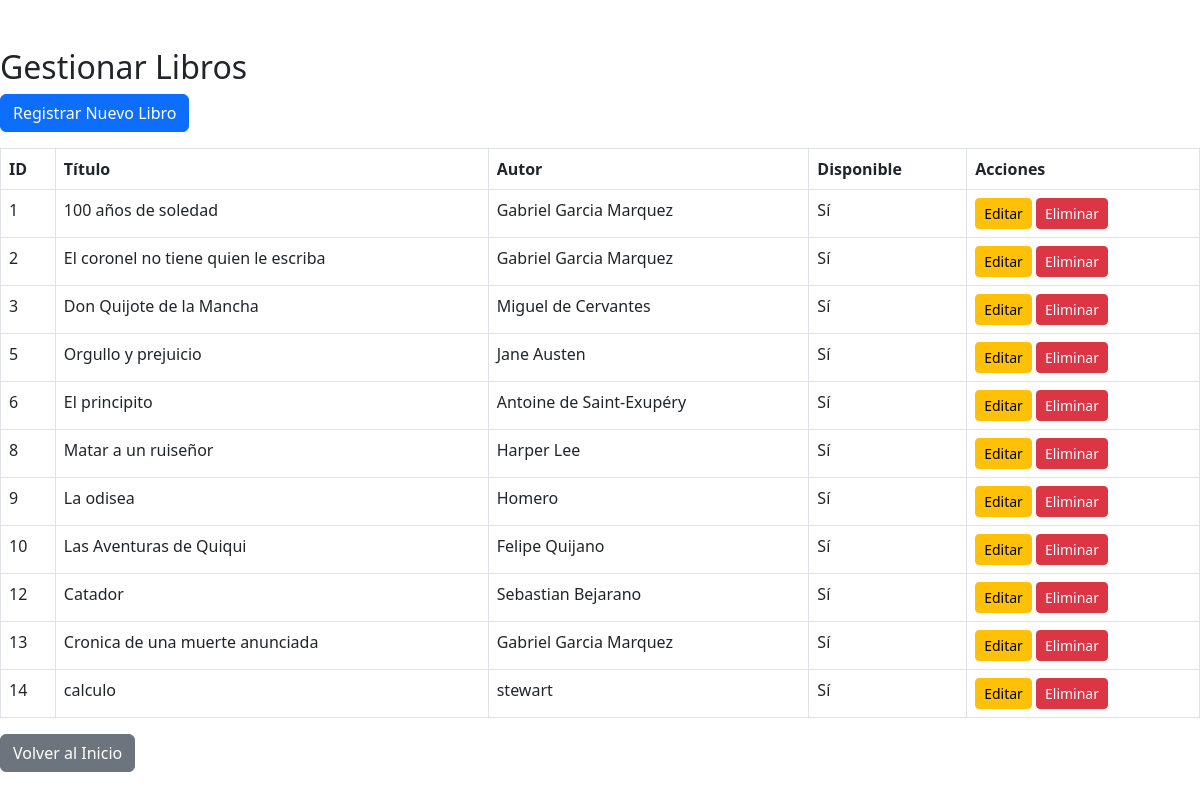
/gestionar_libros, run on the app's committed database.
### models.py (models this page shows)
class Libro(Base):
    __tablename__ = 'libros'
    id = Column(Integer, primary_key=True)
    titulo = Column(String, nullable=False)
    autor_id = Column(Integer, ForeignKey('autores.id'))
    disponible = Column(Boolean, default=True)
    autor = relationship("Autor", back_populates="libros")
    prestamos = relationship("Prestamo", back_populates="libro")

class Autor(Base):
    __tablename__ = 'autores'
    id = Column(Integer, primary_key=True)
    nombre = Column(String, nullable=False)
    libros = relationship("Libro", back_populates="autor")

### app.py (the view)
@app.route('/gestionar_libros')
def gestionar_libros():
    libros = session.query(Libro).all()
    return render_template('gestionar_libros.html', libros=libros)

### templates/gestionar_libros.html (shortened to what this page needs)
<!DOCTYPE html>
<html lang="es">
<head>
    <link href="https://cdn.jsdelivr.net/npm/bootstrap@5.3.0/dist/css/bootstrap.min.css" rel="stylesheet">
</head>
<body>
        <h2>Gestionar Libros</h2>
    <a href="{{ url_for('registrar_libro') }}" class="btn btn-primary mb-3">Registrar Nuevo Libro</a>
    <table class="table table-bordered">
        <thead>
            <tr>
                <th>ID</th>
                <th>Título</th>
                <th>Autor</th>
                <th>Disponible</th>
                <th>Acciones</th>
            </tr>
        </thead>
        <tbody>
            {% for libro in libros %}
            <tr>
                <td>{{ libro.id }}</td>
                <td>{{ libro.titulo }}</td>
                <td>{{ libro.autor.nombre }}</td>
                <td>{{ 'Sí' if libro.disponible else 'No' }}</td>
                <td>
                    <a href="{{ url_for('editar_libro', libro_id=libro.id) }}" class="btn btn-warning btn-sm">Editar</a>
                    <form method="POST" action="{{ url_for('eliminar_libro', libro_id=libro.id) }}" style="display:inline;" onsubmit="return confirm('¿Estás seguro de que deseas eliminar este libro?');">
                        <button type="submit" class="btn btn-danger btn-sm">Eliminar</button>
                    </form>
                </td>
            </tr>
            {% endfor %}
        </tbody>
    </table>
    <a href="{{ url_for('index') }}" class="btn btn-secondary">Volver al Inicio</a>
</body>
</html>

### data on the page
Libro: id "1", titulo "100 años de soledad", autor.nombre "Gabriel Garcia Marquez", disponible "Sí"
Libro: id "2", titulo "El coronel no tiene quien le escriba", autor.nombre "Gabriel Garcia Marquez", disponible "Sí"
Libro: id "3", titulo "Don Quijote de la Mancha", autor.nombre "Miguel de Cervantes", disponible "Sí"
Libro: id "5", titulo "Orgullo y prejuicio", autor.nombre "Jane Austen", disponible "Sí"
Libro: id "6", titulo "El principito", autor.nombre "Antoine de Saint-Exupéry", disponible "Sí"
Libro: id "8", titulo "Matar a un ruiseñor", autor.nombre "Harper Lee", disponible "Sí"
Libro: id "9", titulo "La odisea", autor.nombre "Homero", disponible "Sí"
Libro: id "10", titulo "Las Aventuras de Quiqui", autor.nombre "Felipe Quijano", disponible "Sí"
Libro: id "12", titulo "Catador", autor.nombre "Sebastian Bejarano", disponible "Sí"
Libro: id "13", titulo "Cronica de una muerte anunciada", autor.nombre "Gabriel Garcia Marquez", disponible "Sí"
Libro: id "14", titulo "calculo", autor.nombre "stewart", disponible "Sí"
